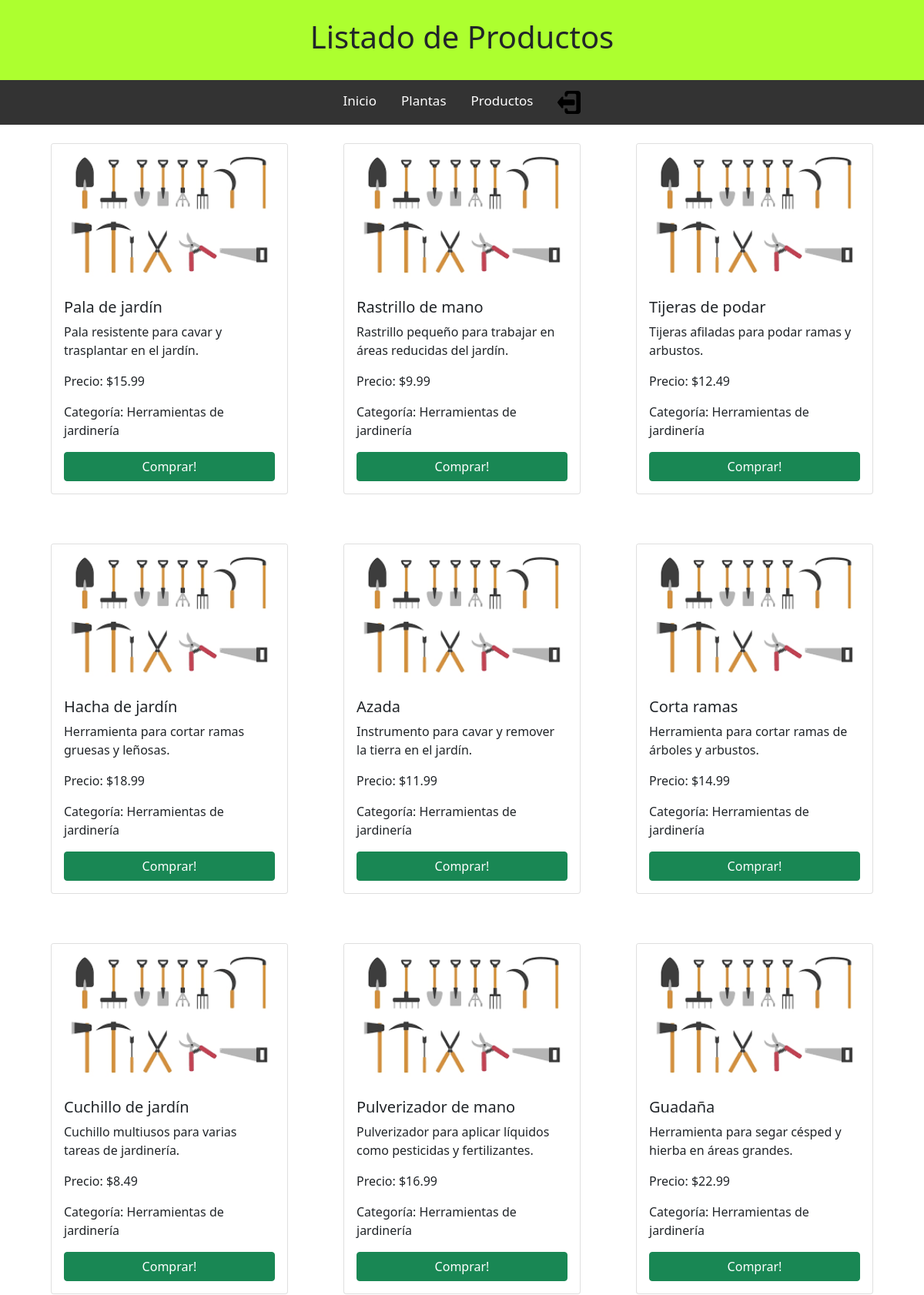
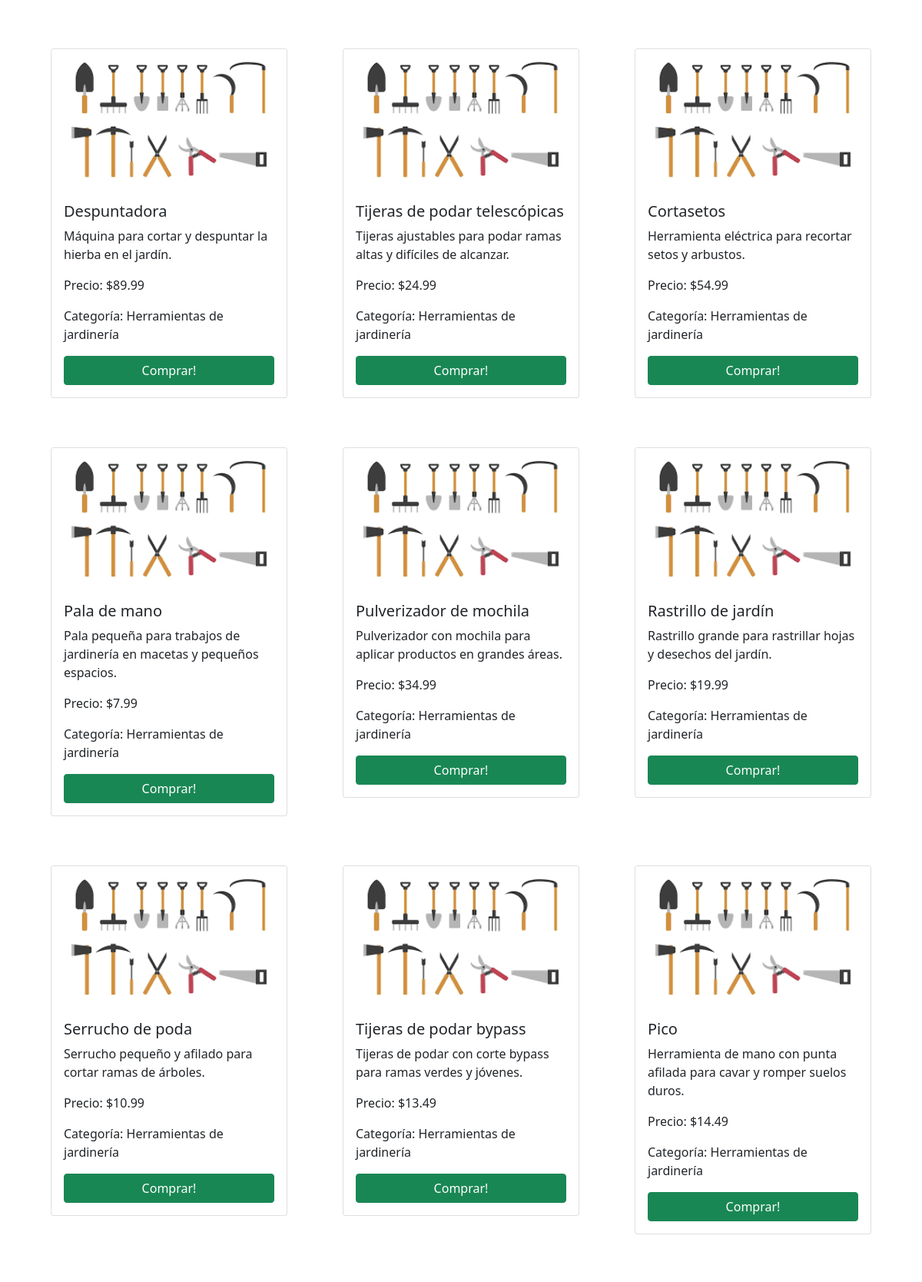
The page /views/usuariosprod.view.php (signed in, upper part) on the database its author committed (2 pictures, top to bottom).
### tables this page shows
CREATE TABLE `productos` (
  `id_producto` int(11) NOT NULL,
  `nombre` varchar(100) DEFAULT NULL,
  `descripcion` text DEFAULT NULL,
  `precio` decimal(10,2) DEFAULT NULL,
  `imagen` varchar(255) DEFAULT NULL,
  `id_categoria` int(11) DEFAULT NULL
);

CREATE TABLE `categorias` (
  `id_categoria` int(11) NOT NULL,
  `nombre` varchar(100) DEFAULT NULL,
  `descripcion` text DEFAULT NULL
);

### class/Productsclass.php (called while the page is built, shortened)
<?php
include_once 'Conexionmysqli.php';
class Productsclass
{
    private $conexion;
    public function __construct()
    {
        $con = new Conexionmysqli();
        $this->conexion = $con->obtenerConexion();
    }
    public function obtenerProductos()
    {
        $consulta = $this->conexion->prepare('SELECT p.*, c.nombre AS nombre_categoria
                                            FROM productos p
                                            INNER JOIN categorias c
                                            ON c.id_categoria = p.id_categoria');
        $consulta->execute();
        $resultado = $consulta->get_result();
        $productos = [];
        while ($fila = $resultado->fetch_assoc()) {
            $productos[] = $fila;
        }
        return $productos;
    }
}

### class/Conexionmysqli.php (called while the page is built, shortened)
<?php
class Conexionmysqli
{
    private $dbHost = 'localhost';
    private $dbName = 'jardin';
    private $dbUser = 'root';
    private $dbPass = '';
    public function obtenerConexion()
    {
        $this->conexion = new mysqli($this->dbHost, $this->dbUser, $this->dbPass, $this->dbName);
        $this->conexion->set_charset("utf8");
        return $this->conexion;
    }
}

### views/usuariosprod.view.php (the view, shortened to what this page needs)
<header>
    <link href="https://cdn.jsdelivr.net/npm/bootstrap@5.0.2/dist/css/bootstrap.min.css" rel="stylesheet"
>
    <link rel="stylesheet" href="../css/plantas.css" />
    <h1>Listado de Productos</h1>
    <nav id="menuPrincipal" class="menu-principal">
        <ul class="menu-lista">
            <li class="menu-item"><a href="inicio.view.php" class="menu-link">Inicio</a></li>
            <li class="menu-item"><a href="plantas.view.php" class="menu-link">Plantas</a></li>
            <li class="menu-item"><a href="usuariosprod.view.php" class="menu-link">Productos</a></li>
            <li class="menu-item"><a href="../logout.php" class="menu-link"></a></li>
        </ul>
    </nav>
</header>
<?php
include '../class/Productsclass.php';
$productos = new Productsclass();
$obtenerProductos = $productos->obtenerProductos();
echo '<div class="container">';
$contador = 0;
foreach ($obtenerProductos as $producto) {
    if ($contador % 3 == 0) {
        echo '<div class="row">';
    }
    if ($producto['imagen'] == null || $producto['imagen'] == "" || !$producto['imagen']) {
        $producto['imagen'] = "../img/imagen_por_defecto.png";
    }
    echo '<div class="col-md-4 mb-3">';
    echo '<div class="card m-4" >';
    echo '<img src="' . $producto["imagen"] . '" class="card-img-top" alt="' . $producto["nombre"] . '">';
    echo '<div class="card-body">';
    echo '<h5 class="card-title">' . $producto["nombre"] . '</h5>';
    echo '<p class="card-text">' . $producto["descripcion"] . '</p>';
    echo '<p class="card-text">Precio: $' . $producto["precio"] . '</p>';
    echo '<p class="card-text">Categoría: ' . $producto["nombre_categoria"] . '</p>';
    echo '<div class="d-grid gap-2">';
    echo '<button class="btn btn-success">Comprar!</button>';
    echo '</div>';
    echo '</div>';
    echo '</div>';
    echo '</div>';
    if ($contador % 3 == 2 || $contador == count($obtenerProductos) - 1) {
        echo '</div>';
    }
    $contador++;
}
echo '</div>';

### css/plantas.css (style rules this page uses)
header { display: block; background-color: greenyellow; top: 0; margin: 0; width: 99.9999999%; }
h1 { padding: 2%; text-align: center; }
a { text-decoration: none; }
button { background-color: transparent; padding: 5px; border-radius: 5px; cursor: pointer; }
.menu-principal { background-color: #333; overflow: hidden; display: flex; justify-content: center; }
.menu-lista { list-style-type: none; margin: 0; padding: 0; }
.menu-item { float: left; }
.menu-link { display: block; color: white; text-align: center; padding: 14px 16px; text-decoration: none; font-size: 17px; }

### rows shown on the page
productos: nombre "Pala de jardín", descripcion "Pala resistente para cavar y trasplantar en el jardín.", precio "15.99", id_categoria.nombre "Herramientas de jardinería"
productos: nombre "Rastrillo de mano", descripcion "Rastrillo pequeño para trabajar en áreas reducidas del jardín.", precio "9.99", id_categoria.nombre "Herramientas de jardinería"
productos: nombre "Tijeras de podar", descripcion "Tijeras afiladas para podar ramas y arbustos.", precio "12.49", id_categoria.nombre "Herramientas de jardinería"
productos: nombre "Hacha de jardín", descripcion "Herramienta para cortar ramas gruesas y leñosas.", precio "18.99", id_categoria.nombre "Herramientas de jardinería"
productos: nombre "Azada", descripcion "Instrumento para cavar y remover la tierra en el jardín.", precio "11.99", id_categoria.nombre "Herramientas de jardinería"
productos: nombre "Corta ramas", descripcion "Herramienta para cortar ramas de árboles y arbustos.", precio "14.99", id_categoria.nombre "Herramientas de jardinería"
productos: nombre "Cuchillo de jardín", descripcion "Cuchillo multiusos para varias tareas de jardinería.", precio "8.49", id_categoria.nombre "Herramientas de jardinería"
productos: nombre "Pulverizador de mano", descripcion "Pulverizador para aplicar líquidos como pesticidas y fertilizantes.", precio "16.99", id_categoria.nombre "Herramientas de jardinería"
productos: nombre "Guadaña", descripcion "Herramienta para segar césped y hierba en áreas grandes.", precio "22.99", id_categoria.nombre "Herramientas de jardinería"
productos: nombre "Despuntadora", descripcion "Máquina para cortar y despuntar la hierba en el jardín.", precio "89.99", id_categoria.nombre "Herramientas de jardinería"
productos: nombre "Tijeras de podar telescópicas", descripcion "Tijeras ajustables para podar ramas altas y difíciles de alcanzar.", precio "24.99", id_categoria.nombre "Herramientas de jardinería"
productos: nombre "Cortasetos", descripcion "Herramienta eléctrica para recortar setos y arbustos.", precio "54.99", id_categoria.nombre "Herramientas de jardinería"
productos: nombre "Pala de mano", descripcion "Pala pequeña para trabajos de jardinería en macetas y pequeños espacios.", precio "7.99", id_categoria.nombre "Herramientas de jardinería"
productos: nombre "Pulverizador de mochila", descripcion "Pulverizador con mochila para aplicar productos en grandes áreas.", precio "34.99", id_categoria.nombre "Herramientas de jardinería"
productos: nombre "Rastrillo de jardín", descripcion "Rastrillo grande para rastrillar hojas y desechos del jardín.", precio "19.99", id_categoria.nombre "Herramientas de jardinería"
productos: nombre "Serrucho de poda", descripcion "Serrucho pequeño y afilado para cortar ramas de árboles.", precio "10.99", id_categoria.nombre "Herramientas de jardinería"
productos: nombre "Tijeras de podar bypass", descripcion "Tijeras de podar con corte bypass para ramas verdes y jóvenes.", precio "13.49", id_categoria.nombre "Herramientas de jardinería"
productos: nombre "Pico", descripcion "Herramienta de mano con punta afilada para cavar y romper suelos duros.", precio "14.49", id_categoria.nombre "Herramientas de jardinería"
